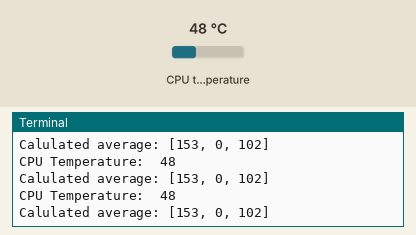
This program was run on a simulated Raspberry Pi (BCM pin numbers). Parts: the last lines printed to the terminal. The test bench sets the inputs (shaded band); at power-on: CPU temperature 48 °C.

Above: at 2.2 s.
2.3 s: CPU temperature set to 31 °C
At 3.0 s:
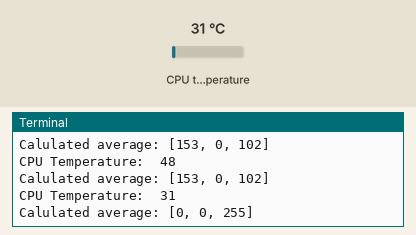
3.8 s: CPU temperature set to 44 °C
At 4.5 s:
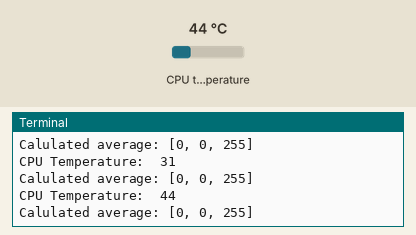
Timing chart, 0 to 6.8 s (numbered marks = the images above; inputs shaded):
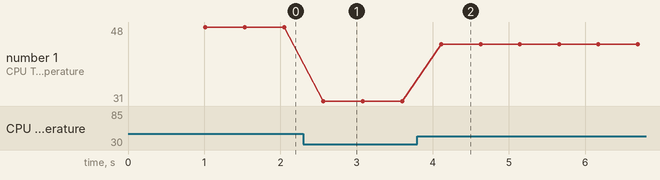

The program:

rgb_temp_smooth.py
```python
#
# Controls the RGB's based on the Pi's temperature. Uses an
# algorithm to compute the color dynamically.
#

import smbus
import time
import os
bus = smbus.SMBus(1)

addr = 0x0d
fan_reg = 0x08
state = 0
temp = 0
previousColor = 0
rgb_off_reg = 0x07
Max_LED = 3

RGB_COLD = (0x00, 0x00, 0xff)
RGB_HOT  = (0xFF, 0x00, 0x00)


def calculateColor(temp):
    """
    Blend COLD and HOT together using a weighted average
    technique. The weight is calculated from the temperature,
    given expected bounds of 45 and 63.
    """
    lowerBound = 45
    upperBound = 50

    bracketedTemp = min(max(lowerBound, temp), upperBound)
    percentHot    = float(bracketedTemp - lowerBound) / (upperBound - lowerBound)
    percentNot    = 1 - percentHot

    avgColor = []
    for i in (0, 1, 2):
        avgByte = int(RGB_HOT[i] * percentHot + RGB_COLD[i] * percentNot)
        avgColor.append(avgByte)

    print("Calulated average: " + avgColor.__repr__())

    return avgColor


def setRGB(num, r, g, b):
    if num >= Max_LED:
        bus.write_byte_data(addr, 0x00, 0xff)   # Brightness
        bus.write_byte_data(addr, 0x01, r&0xff)
        bus.write_byte_data(addr, 0x02, g&0xff)
        bus.write_byte_data(addr, 0x03, b&0xff)
    elif num >= 0:
        bus.write_byte_data(addr, 0x00, num&0xff)
        bus.write_byte_data(addr, 0x01, r&0xff)
        bus.write_byte_data(addr, 0x02, g&0xff)
        bus.write_byte_data(addr, 0x03, b&0xff)


bus.write_byte_data(addr,rgb_off_reg,0x00)
time.sleep(1)

while True:
    cmd = os.popen('vcgencmd measure_temp').readline()
    CPU_TEMP = cmd.replace("temp=","").replace("'C\n","")
    temp = int(float(CPU_TEMP))
    print("CPU Temperature: ", temp)
    color = calculateColor(temp)

    if color != previousColor:
        setRGB(Max_LED, color[0], color[1], color[2])
        previousColor = color

    time.sleep(.5)
```

Measured:
- after the input at 2.3 s, the terminal: prints a new line after 0.26 s (image 1)
- after the input at 3.8 s, the terminal: prints a new line after 0.31 s (image 2)
- plotted number 1: 48 → 31 after the input at 2.3 s, 31 → 44 after the input at 3.8 s
